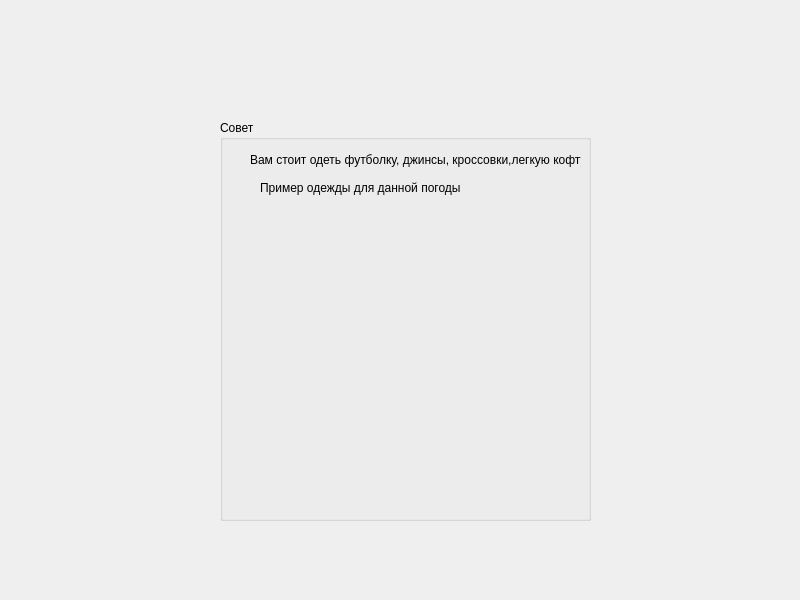
<?xml version="1.0" encoding="UTF-8"?>
<ui version="4.0">
 <class>weather2</class>
 <widget class="QDialog" name="weather2">
  <property name="geometry">
   <rect>
    <x>0</x>
    <y>0</y>
    <width>800</width>
    <height>600</height>
   </rect>
  </property>
  <property name="windowTitle">
   <string>Dialog</string>
  </property>
  <widget class="QLabel" name="label">
   <property name="geometry">
    <rect>
     <x>0</x>
     <y>0</y>
     <width>800</width>
     <height>600</height>
    </rect>
   </property>
   <property name="text">
    <string/>
   </property>
   <property name="pixmap">
    <pixmap>../1645833842_6-vsegda-pomnim-com-p-letnie-oblaka-foto-8.jpg</pixmap>
   </property>
  </widget>
  <widget class="QLabel" name="label_2">
   <property name="geometry">
    <rect>
     <x>220</x>
     <y>120</y>
     <width>371</width>
     <height>401</height>
    </rect>
   </property>
   <property name="text">
    <string/>
   </property>
   <property name="pixmap">
    <pixmap>../white.jpg</pixmap>
   </property>
  </widget>
  <widget class="QGroupBox" name="groupBox">
   <property name="geometry">
    <rect>
     <x>220</x>
     <y>120</y>
     <width>371</width>
     <height>401</height>
    </rect>
   </property>
   <property name="title">
    <string>Совет</string>
   </property>
   <widget class="QLabel" name="label_4">
    <property name="geometry">
     <rect>
      <x>30</x>
      <y>20</y>
      <width>331</width>
      <height>40</height>
     </rect>
    </property>
    <property name="text">
     <string>Вам стоит одеть футболку, джинсы, кроссовки,легкую кофту</string>
    </property>
   </widget>
   <widget class="QLabel" name="label_5">
    <property name="geometry">
     <rect>
      <x>30</x>
      <y>80</y>
      <width>320</width>
      <height>281</height>
     </rect>
    </property>
    <property name="text">
     <string/>
    </property>
    <property name="pixmap">
     <pixmap>../b2b4e3a3ea4650a17077c12fb2951908.jpg</pixmap>
    </property>
   </widget>
   <widget class="QLabel" name="label_6">
    <property name="geometry">
     <rect>
      <x>40</x>
      <y>60</y>
      <width>201</width>
      <height>16</height>
     </rect>
    </property>
    <property name="text">
     <string>Пример одежды для данной погоды:</string>
    </property>
   </widget>
   <widget class="QLabel" name="label_3">
    <property name="geometry">
     <rect>
      <x>0</x>
      <y>20</y>
      <width>371</width>
      <height>381</height>
     </rect>
    </property>
    <property name="text">
     <string/>
    </property>
    <property name="pixmap">
     <pixmap>../white.jpg</pixmap>
    </property>
   </widget>
   <zorder>label_3</zorder>
   <zorder>label_4</zorder>
   <zorder>label_6</zorder>
   <zorder>label_5</zorder>
  </widget>
 </widget>
 <resources/>
 <connections/>
</ui>
